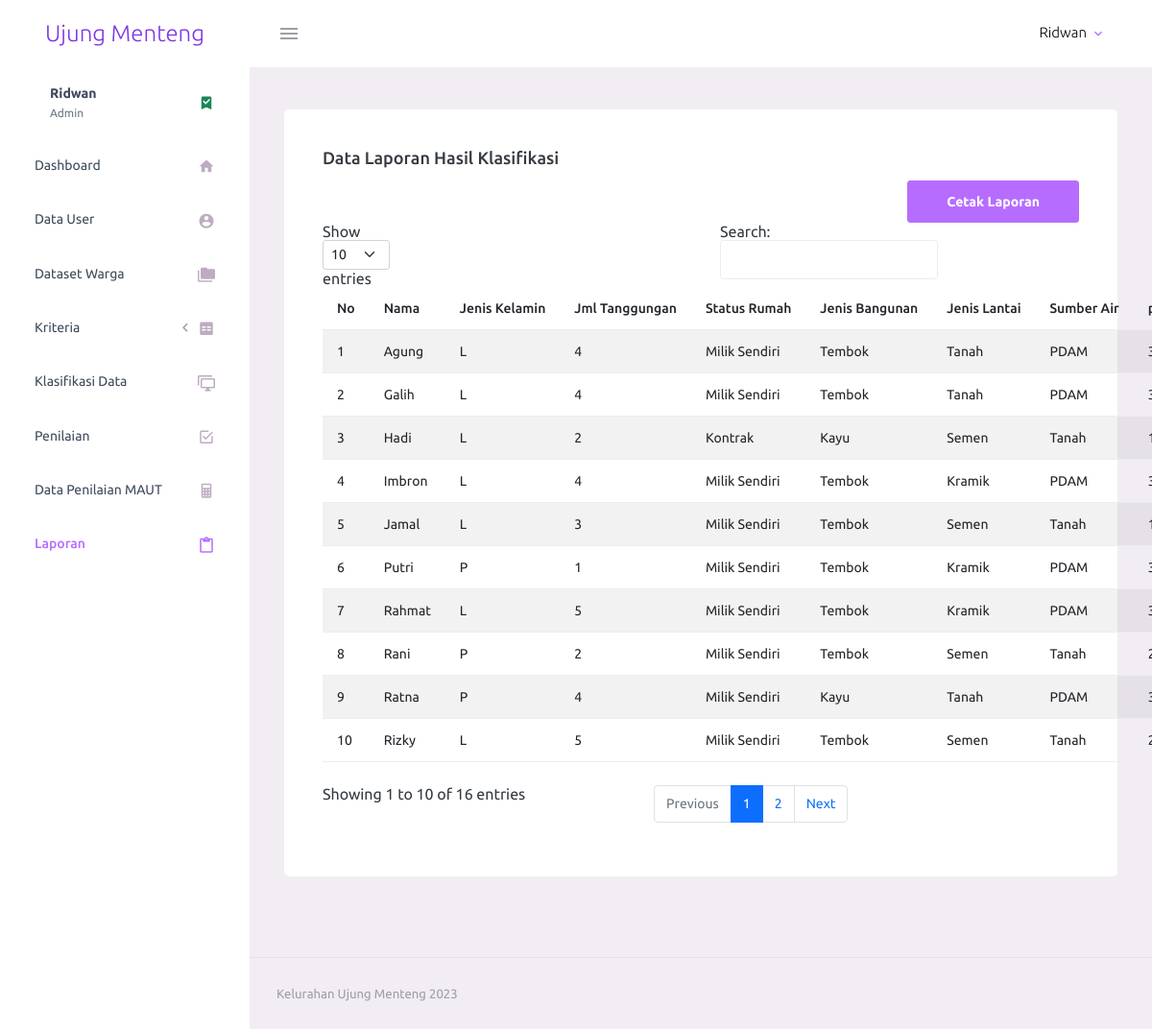
The app's page /pages/laporan.php (signed in) with its own data.
### tables this page shows
CREATE TABLE `data_klasifikasi` (
  `id` int(11) NOT NULL,
  `nama` varchar(70) NOT NULL,
  `jenis_kelamin` varchar(5) NOT NULL,
  `jml_tanggungan` varchar(5) NOT NULL,
  `status_rumah` varchar(20) NOT NULL,
  `jenis_bangunan` varchar(20) NOT NULL,
  `jenis_lantai` varchar(50) NOT NULL,
  `sumber_air` varchar(50) NOT NULL,
  `pendapatan` varchar(20) NOT NULL,
  `status_kelayakan` varchar(20) NOT NULL
);

### pages/laporan.php (the view, shortened to what this page needs)
<?php
    require_once "../koneksi.php";
?>
<!DOCTYPE html>
<html lang="en">
  <head>
    <link rel="stylesheet" href="../assets/vendors/mdi/css/materialdesignicons.min.css">
    <link rel="stylesheet" href="../assets/vendors/css/vendor.bundle.base.css">
    <link rel="stylesheet" href="../assets/css/style.css">
  </head>
  <body>
    <div class="container-scroller">
      <?php include '../partials/_navbar.php'; ?>
      <div class="container-fluid page-body-wrapper">
        <?php include '../partials/_sidebar.php' ?>
        <div class="main-panel">
          <div class="content-wrapper">
            <div class="row">
              <div class="col-lg-12 grid-margin stretch-card">
                <div class="card">
                  <div class="card-body">
                    <h4 class="card-title">Data Laporan Hasil Klasifikasi</h4>
                    <div class="d-grid gap-2 d-md-flex justify-content-md-end">
                      <a class="btn btn-primary" href="cetak.php" target="_blank"> Cetak Laporan </a>
                    </div>
                    <table id="example1" class="table table-striped mb-4">
                      <thead>
                        <tr>
                          <th> No </th>
                          <th> Nama </th>
                          <th> Jenis Kelamin </th>
                          <th> Jml Tanggungan </th>
                          <th> Status Rumah </th>
                          <th> Jenis Bangunan </th>
                          <th> Jenis Lantai </th>
                          <th> Sumber Air </th>
                          <th> pendapatan </th>
                        </tr>
                      </thead>
                      <tbody>
                          <?php
                            $i = 1;
                            $query = "SELECT * FROM data_klasifikasi ORDER BY nama ASC";
                            $result = mysqli_query($conn, $query);
                            while($row = mysqli_fetch_assoc($result)) {
                          ?>
                        <tr>
                          <td> <?= $i++; ?> </td>
                          <td> <?= $row['nama']; ?> </td>
                          <td><?= $row['jenis_kelamin']; ?></td>
                          <td> <?= $row['jml_tanggungan']; ?> </td>
                          <td> <?= $row['status_rumah']; ?> </td>
                          <td> <?= $row['jenis_bangunan']; ?> </td>
                          <td> <?= $row['jenis_lantai']; ?> </td>
                          <td> <?= $row['sumber_air']; ?> </td>
                          <td> <?= $row['pendapatan']; ?> </td>
                        </tr>
                        <?php }?>
                      </tbody>
                    </table>
                  </div>
                </div>
              </div>
            </div>
          </div>
          <?php include '../partials/_footer.php' ?>
        </div>
      </div>
    </div>
  </body>
</html>

### partials/_navbar.php (shortened to what this page needs)
<nav class="navbar default-layout-navbar col-lg-12 col-12 p-0 fixed-top d-flex flex-row">
  <div class="text-center navbar-brand-wrapper d-flex align-items-center justify-content-center">
    <a class="navbar-brand" style="color: #7e37e2;" id="logo" href="../pages/home.php">Ujung Menteng</a>
  </div>
  <div class="navbar-menu-wrapper d-flex align-items-stretch">
  <button class="navbar-toggler navbar-toggler align-self-center" type="button" data-toggle="minimize">
    <span class="mdi mdi-menu"></span>
  </button>
    <ul class="navbar-nav navbar-nav-right">
      <li class="nav-item nav-profile dropdown">
        <a class="nav-link dropdown-toggle" id="profileDropdown" href="#" data-bs-toggle="dropdown" aria-expanded="false">
          <div class="nav-profile-text">
            <p class="mb-1 text-black"><?= $_SESSION['name']; ?></p>
          </div>
        </a>
      </li>
    </ul>
  </div>
</nav>

### partials/_sidebar.php (shortened to what this page needs)
<nav class="sidebar sidebar-offcanvas" id="sidebar">
  <ul class="nav">
    <li class="nav-item nav-profile">
      <a href="#" class="nav-link">
        <div class="nav-profile-text d-flex flex-column">
          <span class="font-weight-bold mb-2"><?= $_SESSION['name']; ?></span>
          <span class="text-secondary text-small"><?= $_SESSION['role']; ?></span>
        </div>
        <i class="mdi mdi-bookmark-check text-success nav-profile-badge"></i>
      </a>
    </li>
    <li class="nav-item">
      <a class="nav-link" href="home.php">
        <span class="menu-title">Dashboard</span>
        <i class="mdi mdi-home menu-icon"></i>
      </a>
    </li>
    <?php
      if($_SESSION['role'] === 'Admin') {
    ?>
    <li class="nav-item">
      <a class="nav-link" href="users.php">
        <span class="menu-title">Data User</span>
        <i class="mdi mdi-account-circle menu-icon"></i>
      </a>
    </li>
    <?php
     } if($_SESSION['role'] === 'Warga') {
    ?>
    <?php } if ($_SESSION['role'] === 'Admin' || $_SESSION['role'] === 'Petugas') { ?>
    <li class="nav-item">
      <a class="nav-link" href="dataset.php">
        <span class="menu-title">Dataset Warga</span>
        <i class="mdi mdi-folder-multiple menu-icon"></i>
      </a>
    </li>
    <?php } if($_SESSION['role'] === 'Petugas')  { ?>
    <li class="nav-item">
      <a class="nav-link" href="upload_petugas.php">
        <span class="menu-title">Data Upload Petugas</span>
        <i class="mdi mdi-account menu-icon"></i>
      </a>
    </li>
    <?php
      }
      if ($_SESSION['role'] === 'Admin') {
     ?>
    <li class="nav-item">
      <a class="nav-link" data-bs-toggle="collapse" href="#ui-basic" aria-expanded="false" aria-controls="ui-basic">
        <span class="menu-title">Kriteria</span>
        <i class="menu-arrow"></i>
        <i class="mdi mdi-code-equal menu-icon"></i>
      </a>
    </li>
    <?php
    }
      if($_SESSION['role'] === 'Admin' || $_SESSION['role'] === 'Kepala') :
    ?>
    <li class="nav-item">
      <a class="nav-link" href="datauji.php">
        <span class="menu-title">Klasifikasi Data</span>
        <i class="mdi mdi-monitor-multiple menu-icon"></i>
      </a>
    </li>
    <?php endif; ?>
    <?php
      if ($_SESSION['role'] === 'Admin') {
    ?>
    <li class="nav-item">
      <a class="nav-link" href="penilaian.php">
        <span class="menu-title">Penilaian</span>
        <i class="mdi mdi-checkbox-marked-outline menu-icon"></i>
      </a>
    </li>
    <?php
    }
      if($_SESSION['role'] === 'Admin' || $_SESSION['role'] === 'Kepala' || $_SESSION['role'] === 'Warga') :
    ?>
    <li class="nav-item">
      <a class="nav-link" href="perhitungan.php">
        <span class="menu-title">Data Penilaian MAUT</span>
        <i class="mdi mdi-calculator menu-icon"></i>
      </a>
    </li>
    <?php endif; ?>
    <li class="nav-item">
      <a class="nav-link" href="laporan.php">
        <span class="menu-title">Laporan</span>
        <i class="mdi mdi-content-paste menu-icon"></i>
      </a>
    </li>
</nav>

### partials/_footer.php
<footer class="footer">
  <div class="container-fluid d-flex justify-content-between">
    <span class="text-muted d-block text-center text-sm-start d-sm-inline-block">Kelurahan Ujung Menteng 2023</span>
  </div>
</footer>

### records on screen
data_klasifikasi: nama "Agung", jenis_kelamin "L", jml_tanggungan "4", status_rumah "Milik Sendiri", jenis_bangunan "Tembok", jenis_lantai "Tanah", sumber_air "PDAM"
data_klasifikasi: nama "Galih", jenis_kelamin "L", jml_tanggungan "4", status_rumah "Milik Sendiri", jenis_bangunan "Tembok", jenis_lantai "Tanah", sumber_air "PDAM"
data_klasifikasi: nama "Hadi", jenis_kelamin "L", jml_tanggungan "2", status_rumah "Kontrak", jenis_bangunan "Kayu", jenis_lantai "Semen", sumber_air "Tanah"
data_klasifikasi: nama "Imbron", jenis_kelamin "L", jml_tanggungan "4", status_rumah "Milik Sendiri", jenis_bangunan "Tembok", jenis_lantai "Kramik", sumber_air "PDAM"
data_klasifikasi: nama "Jamal", jenis_kelamin "L", jml_tanggungan "3", status_rumah "Milik Sendiri", jenis_bangunan "Tembok", jenis_lantai "Semen", sumber_air "Tanah"
data_klasifikasi: nama "Putri", jenis_kelamin "P", jml_tanggungan "1", status_rumah "Milik Sendiri", jenis_bangunan "Tembok", jenis_lantai "Kramik", sumber_air "PDAM"
data_klasifikasi: nama "Rahmat", jenis_kelamin "L", jml_tanggungan "5", status_rumah "Milik Sendiri", jenis_bangunan "Tembok", jenis_lantai "Kramik", sumber_air "PDAM"
data_klasifikasi: nama "Rani", jenis_kelamin "P", jml_tanggungan "2", status_rumah "Milik Sendiri", jenis_bangunan "Tembok", jenis_lantai "Semen", sumber_air "Tanah"
data_klasifikasi: nama "Ratna", jenis_kelamin "P", jml_tanggungan "4", status_rumah "Milik Sendiri", jenis_bangunan "Kayu", jenis_lantai "Tanah", sumber_air "PDAM"
data_klasifikasi: nama "Rizky", jenis_kelamin "L", jml_tanggungan "5", status_rumah "Milik Sendiri", jenis_bangunan "Tembok", jenis_lantai "Semen", sumber_air "Tanah"

### other values on screen
$_SESSION['name'] "Ridwan"
$_SESSION['role'] "Admin"
